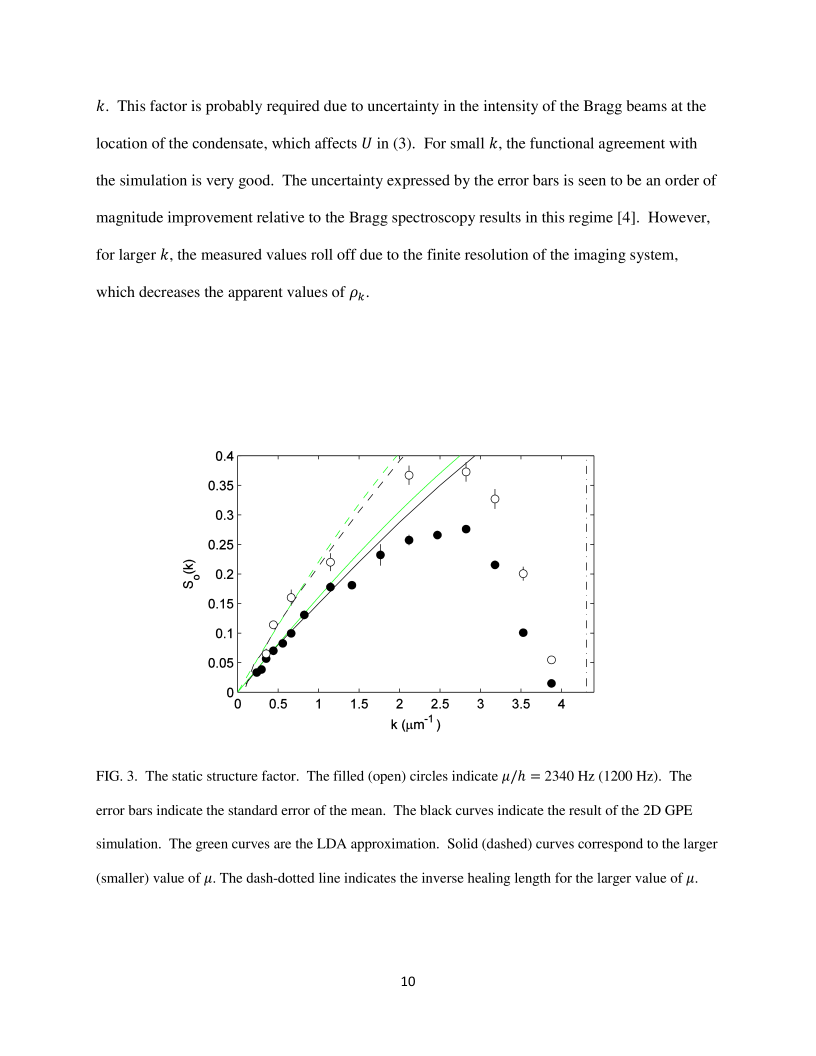
#> input picture formal/external_evidence/bec_bragg_shammass_2012/page_renders/page10_z4.png, 2448 x 3168 px (shown at 1/3 size)
$ python -i ovbm02_linewidth_quadrature_composition_digitized.py   (imports and definitions only)
#> lines starting #> are read from the running program, lines starting #| are printed output that depends on the picture; after the words box and inside, x2 and y2 are one past the last pixel; in counts of white or black regions, pixels touching at a corner belong together
"""OV-BM-02 (numeric): minimal digitized linewidth vs peak-density dataset (computed lock).

Purpose
- Provide a smallest-acceptable numeric digitization target for OV-BM-02 under BM-DIG-01.

Scope / limits
- Benchmark-only numeric ingestion: no validation claim.
- No fitting, no regime averaging, no continuity claim, no cross-observable inference.

Design
- Deterministic: digitizes markers from a pinned PNG render of the Stenger (1999) PDF page.
- Writes a frozen CSV + JSON metadata wrapper under formal/external_evidence.

Digitization target (BM-DIG-01 compliant)
- Paper: Stenger et al. (1999)
- Figure: Fig. 3 (panel b)
- Series: triangles_only (one series only)
- Axes:
  - x: Peak Density [1e14 cm^-3], range [0, 5]
  - y: Width [kHz], range [0, 4]

Note
- Fig. 3(b) also includes model component curves; this minimal pass digitizes only one
  experimental series to stress-test numeric ingestion determinism.
"""

from __future__ import annotations

from dataclasses import dataclass
import hashlib
import json
import math
from pathlib import Path
from formal.python.meta.repo_environment import find_repo_root
from typing import Any

import numpy as np
from PIL import Image
from scipy import ndimage


def _sha256_json(payload: object) -> str:
    b = json.dumps(payload, sort_keys=True, separators=(",", ":"), ensure_ascii=True).encode("utf-8")
    return hashlib.sha256(b).hexdigest()


# [6 lines left out: function _sha256_file, not called in this run]


def _sha256_text(text: str) -> str:
    return hashlib.sha256(text.encode("utf-8")).hexdigest()


def _to_gray(img: np.ndarray) -> np.ndarray:
    if img.ndim != 3 or img.shape[2] != 3:
        raise ValueError("expected RGB image")
    r = img[:, :, 0].astype(np.float32)
    g = img[:, :, 1].astype(np.float32)
    b = img[:, :, 2].astype(np.float32)
    return (0.2126 * r + 0.7152 * g + 0.0722 * b).astype(np.float32)


@dataclass(frozen=True)
class PlotBox:
    left: int
    right: int
    top: int
    bottom: int

    def width(self) -> int:
        return int(self.right - self.left)

    def height(self) -> int:
        return int(self.bottom - self.top)


def _find_plot_box(gray: np.ndarray, *, dark_threshold: int = 100) -> PlotBox:
    """Heuristically locate the plot axes box inside a cropped panel image."""

    H, W = gray.shape
    dark = gray < float(dark_threshold)

    # Candidate x-axis: strongest horizontal dark density in the lower 40%.
    y0 = int(0.55 * H)
    row_scores = dark[y0:, :].mean(axis=1)
    y_axis = int(y0 + int(np.argmax(row_scores)))

    # Candidate y-axis: strongest vertical dark density in the left 40%.
    x1 = int(0.45 * W)
    col_scores = dark[:, :x1].mean(axis=0)
    x_axis = int(np.argmax(col_scores))

    # Estimate bounds from the axis lines.
    row = dark[y_axis, :]
    xs = np.where(row)[0]
    if xs.size == 0:
        raise RuntimeError("Could not detect x-axis line")
    right = int(np.percentile(xs, 99.0))

    col = dark[:, x_axis]
    ys = np.where(col)[0]
    if ys.size == 0:
        raise RuntimeError("Could not detect y-axis line")
    top = int(np.percentile(ys, 1.0))

    left = int(x_axis + 1)
    bottom = int(y_axis - 1)

    # Pad inward to avoid axis ink / labels.
    pad_x = max(2, int(0.008 * W))
    pad_y = max(2, int(0.01 * H))

    left = min(max(left + pad_x, 0), W - 2)
    right = min(max(right - pad_x, left + 2), W - 1)
    top = min(max(top + pad_y, 0), bottom - 2)
    bottom = min(max(bottom - pad_y, top + 2), H - 1)

    if (right - left) < 200 or (bottom - top) < 200:
        raise RuntimeError(f"Detected plot box too small: left={left} right={right} top={top} bottom={bottom}")

    return PlotBox(left=left, right=right, top=top, bottom=bottom)


def _extract_triangle_markers(
    rgb: np.ndarray,
    *,
    panel_crop: tuple[int, int, int, int],
    plot_dark_threshold: int = 140,
) -> tuple[PlotBox, list[tuple[float, float]]]:
    """Extract triangle-marker centers from the specified panel crop.

    Returns
    - plot box in full-image coordinates
    - list of (cx, cy) pixel centers in full-image coordinates

    Heuristic rationale
    - On the Stenger (1999) Fig. 3(b) page render, triangles have a smaller
      connected-component area than the circles; we use an area gate to select
      a single series (triangles_only).
    """

    x0, y0, x1, y1 = (int(panel_crop[0]), int(panel_crop[1]), int(panel_crop[2]), int(panel_crop[3]))
    if x0 < 0 or y0 < 0 or x1 <= x0 or y1 <= y0:
        raise ValueError("invalid panel_crop")

    panel = rgb[y0:y1, x0:x1]
    gray_panel = _to_gray(panel)
    plot_local = _find_plot_box(gray_panel, dark_threshold=100)

    # Convert plot box to full-image coordinates.
    plot = PlotBox(
        left=int(plot_local.left + x0),
        right=int(plot_local.right + x0),
        top=int(plot_local.top + y0),
        bottom=int(plot_local.bottom + y0),
    )

    gray = _to_gray(rgb)
    sub = gray[plot.top : plot.bottom, plot.left : plot.right]

    mask = sub < float(plot_dark_threshold)
    # Light opening to reduce single-pixel noise.
    mask = ndimage.binary_opening(mask, structure=np.ones((2, 2), dtype=bool), iterations=1)

    lbl, n = ndimage.label(mask)
    if n <= 0:
        return plot, []

    pts: list[tuple[float, float]] = []
    slices = ndimage.find_objects(lbl)
    for idx, sl in enumerate(slices, start=1):
        if sl is None:
            continue
        ys, xs = sl
        comp = lbl[ys, xs] == idx

        area = int(comp.sum())
        # Triangle markers (filled) are smaller on the canonical render.
        if area < 40 or area > 50:
            continue

        h = int(ys.stop - ys.start)
        w = int(xs.stop - xs.start)
        if h <= 1 or w <= 1:
            continue

        ar = float(w) / float(h)
        if ar < 0.75 or ar > 1.35:
            continue

        fill_ratio = float(area) / float(h * w)
        if fill_ratio < 0.12:
            continue

        er = ndimage.binary_erosion(comp)
        boundary = comp & (~er)
        perim = float(int(boundary.sum()))
        if perim <= 0.0:
            continue

        circularity = float(4.0 * math.pi * float(area) / (perim * perim))
        # Coarse filter: reject line fragments.
        if circularity < 0.50 or circularity > 1.20:
            continue

        yy, xx = np.nonzero(comp)
        cx = float(xx.mean()) + float(xs.start) + float(plot.left)
        cy = float(yy.mean()) + float(ys.start) + float(plot.top)
        pts.append((cx, cy))

    pts.sort(key=lambda t: (t[0], t[1]))
    return plot, pts


# [13 lines left out: function _pixel_to_data, not called in this run]


def _digitized_points_from_png(png_path: Path) -> list[dict[str, float]]:
    rgb = np.array(Image.open(png_path).convert("RGB"))
#> rgb is the input picture: shape (3168, 2448, 3); mean R, G, B 249.7, 249.8, 249.7
    H, W, _ = rgb.shape

    # Page layout: Fig. 3 has panels a/b/c; panel b occupies the middle band.
    panel_b_crop = (0, int(0.28 * H), W, int(0.62 * H))

    plot, pts = _extract_triangle_markers(rgb, panel_crop=panel_b_crop)
#> in _extract_triangle_markers, `panel = rgb[y0:y1, x0:x1]`:
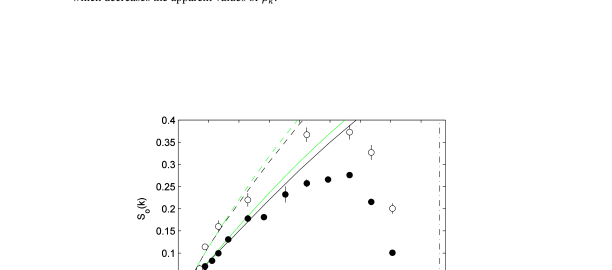
#> panel: shape (1077, 2448, 3) (shown at 1/4 size); mean R, G, B 252.6, 252.8, 252.6
#> in _find_plot_box, `dark = gray < float(dark_threshold)`:
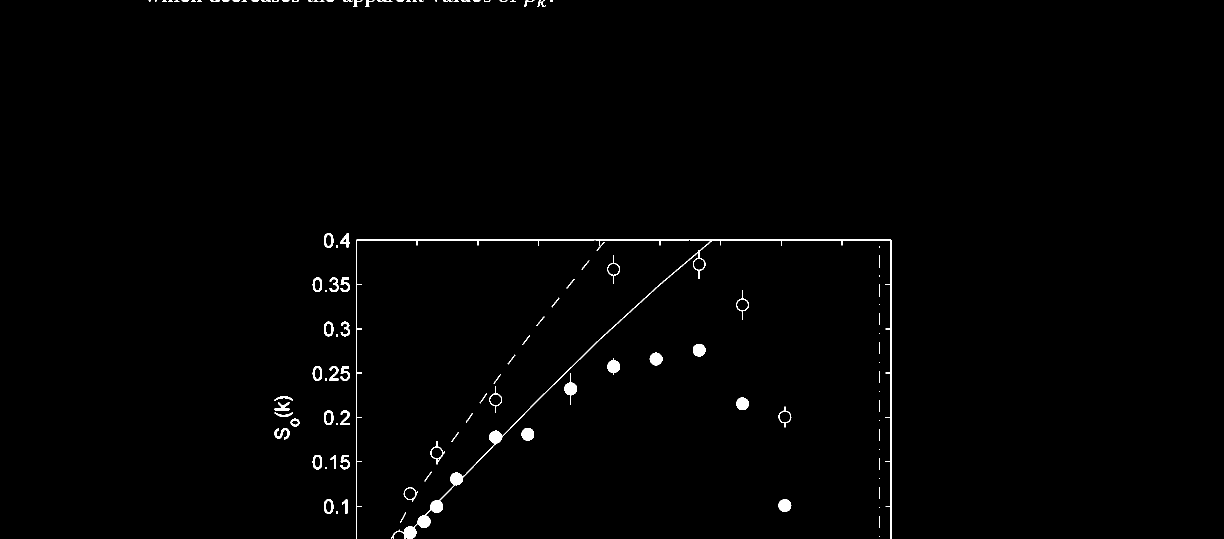
#> dark: shape (1077, 2448) bool (shown at 1/2 size); 0.82% white; 117 white regions (21 under 20 px), largest, box (x1, y1, x2, y2) and area: (712, 479, 1783, 1077) 9158, (1129, 746, 1154, 810) 550, (1214, 717, 1240, 749) 528
#> in _find_plot_box, `row_scores = dark[y0:, :].mean(axis=1)`: row_scores = 485 values, max 0.0355 at index 420, min 0.00245 at index 263, mean 0.0128
#> in _find_plot_box, `y_axis = int(y0 + int(np.argmax(row_scores)))`: y_axis = 1012
#> in _find_plot_box, `col_scores = dark[:, :x1].mean(axis=0)`: col_scores = 1101 values, max 0.567 at index 712, min 0 at index 0, mean 0.0114
#> in _find_plot_box, `x_axis = int(np.argmax(col_scores))`: x_axis = 712
#> in _find_plot_box, `xs = np.where(row)[0]`: xs = 87 values from 648 to 1782
#> in _find_plot_box, `right = int(np.percentile(xs, 99.0))`: right = 1781
#> in _find_plot_box, `ys = np.where(col)[0]`: ys = 611 values from 0 to 1076
#> in _find_plot_box, `top = int(np.percentile(ys, 1.0))`: top = 6
#> in _find_plot_box, `left = int(x_axis + 1)`: left = 713
#> in _find_plot_box, `bottom = int(y_axis - 1)`: bottom = 1011
#> in _find_plot_box, `left = min(max(left + pad_x, 0), W - 2)`: left = 732
#> in _find_plot_box, `right = min(max(right - pad_x, left + 2), W - 1)`: right = 1762
#> in _find_plot_box, `top = min(max(top + pad_y, 0), bottom - 2)`: top = 16
#> in _find_plot_box, `bottom = min(max(bottom - pad_y, top + 2), H - 1)`: bottom = 1001
#> in _extract_triangle_markers, `sub = gray[plot.top : plot.bottom, plot.left : plot.right]`:
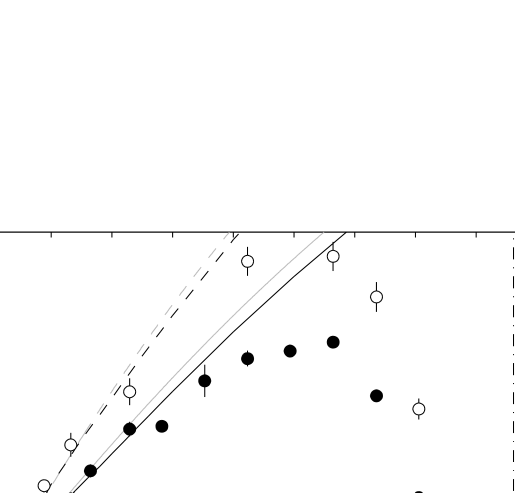
#> sub: shape (985, 1030) float32 (shown at 1/2 size); min 0, max 255, mean 252.1
#> in _extract_triangle_markers, `mask = sub < float(plot_dark_threshold)`:
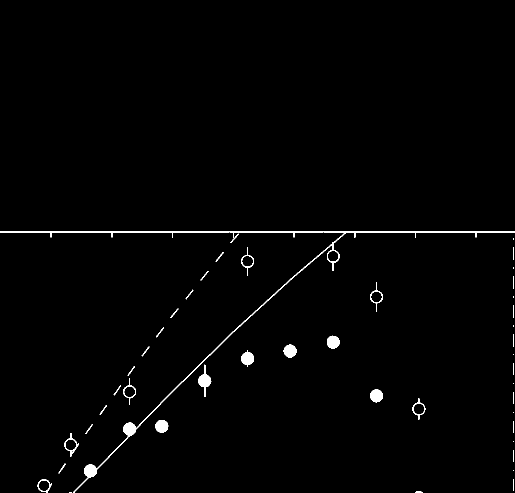
#> mask: shape (985, 1030) bool (shown at 1/2 size); 1.2% white; 45 white regions (10 under 20 px), largest, box (x1, y1, x2, y2) and area: (0, 463, 1030, 985) 6028, (396, 729, 423, 794) 639, (482, 701, 508, 733) 538
#> in _extract_triangle_markers, `lbl, n = ndimage.label(mask)`: n = 46
#> in _extract_triangle_markers, `slices = ndimage.find_objects(lbl)`: slices = 46 items
#> the loop in _extract_triangle_markers, `for idx, sl in enumerate(slices, start=1):` made 46 passes
#> area on passes 1, 2, 3, 4, 6, 8, 12, 16: 1426, 596, 4003, 51, 223, 51, 231, 51
#> pass 3, in _extract_triangle_markers, `comp = lbl[ys, xs] == idx`:
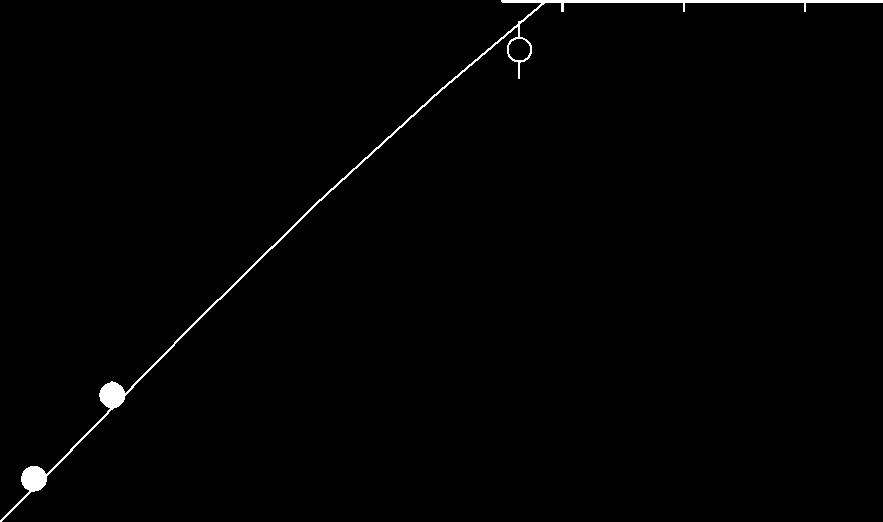
#> comp: shape (522, 883) bool; 0.87% white; 1 white region, box (x1, y1, x2, y2) and area: (0, 0, 883, 522) 4003
#> after the loop in _extract_triangle_markers, `for idx, sl in enumerate(slices, start=1):`: pts = []
#> pts = []
    if len(pts) != 8:
#> (the run stopped early here; a loop or call above may not have finished)

$ run again, on formal/external_evidence/bec_bragg_shammass_2012/page_renders/page11_z4.png
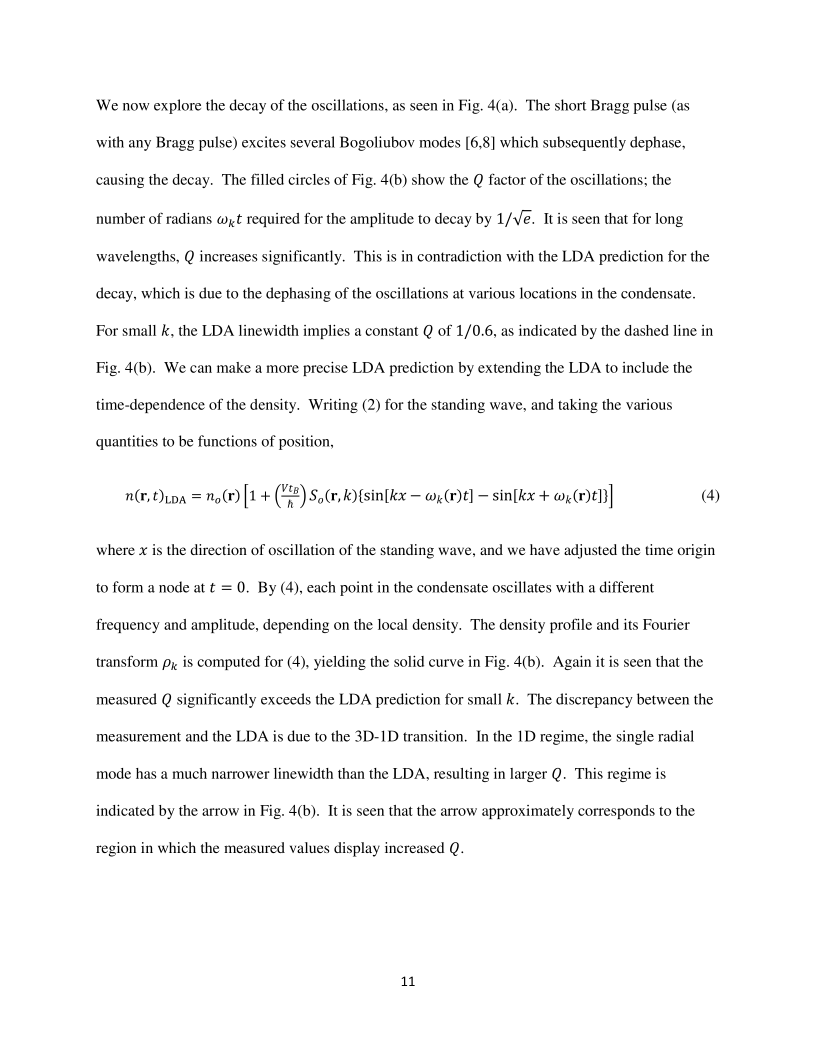
#> input picture formal/external_evidence/bec_bragg_shammass_2012/page_renders/page11_z4.png, 2448 x 3168 px (shown at 1/3 size)
#> in _digitized_points_from_png, rgb is the input picture: shape (3168, 2448, 3); min 0, max 255, mean 246.6
#> in _find_plot_box, `dark = gray < float(dark_threshold)`:
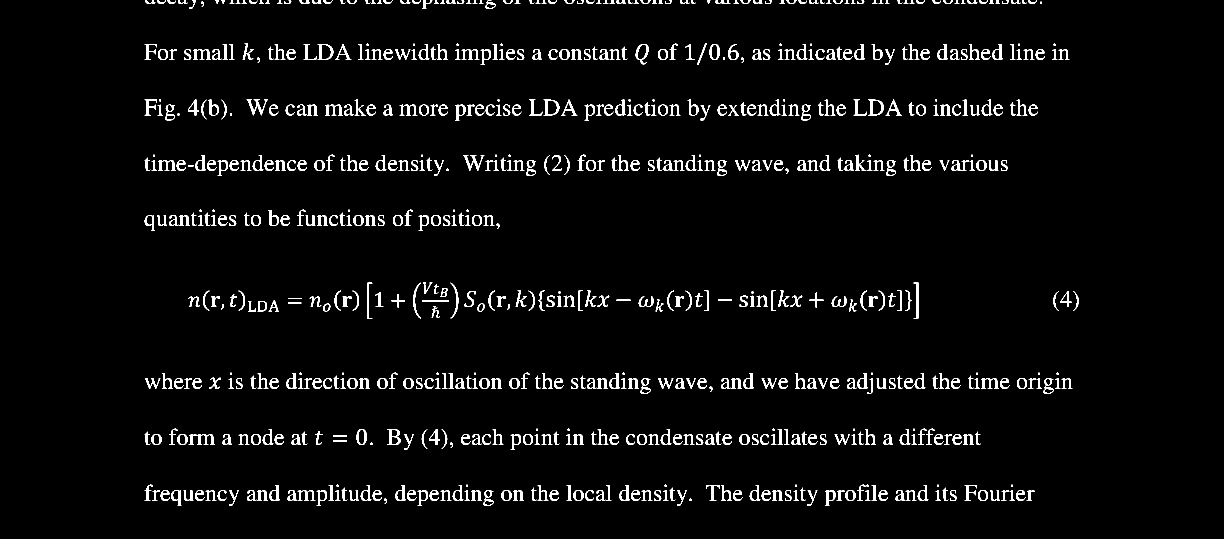
#> dark: shape (1077, 2448) bool (shown at 1/2 size); 3.7% white; 702 white regions (56 under 20 px), largest, box (x1, y1, x2, y2) and area: (493, 199, 536, 231) 410, (926, 310, 969, 342) 410, (635, 88, 667, 120) 356
#> row_scores = 485 values, max 0.349 at index 409, min 0 at index 45, mean 0.0391
#> y_axis = 1001
#> col_scores = 1101 values, max 0.178 at index 736, min 0 at index 0, mean 0.0398
#> x_axis = 736
#> xs = 855 values from 289 to 2063
#> in _find_plot_box, `right = int(np.percentile(xs, 99.0))`: right = 2054
#> ys = 192 values from 6 to 1001
#> in _find_plot_box, `top = int(np.percentile(ys, 1.0))`: top = 80
#> in _find_plot_box, `left = int(x_axis + 1)`: left = 737
#> in _find_plot_box, `bottom = int(y_axis - 1)`: bottom = 1000
#> in _find_plot_box, `left = min(max(left + pad_x, 0), W - 2)`: left = 756
#> in _find_plot_box, `right = min(max(right - pad_x, left + 2), W - 1)`: right = 2035
#> in _find_plot_box, `top = min(max(top + pad_y, 0), bottom - 2)`: top = 90
#> in _find_plot_box, `bottom = min(max(bottom - pad_y, top + 2), H - 1)`: bottom = 990
#> r: shape (3168, 2448) float32
#> in _extract_triangle_markers, `lbl, n = ndimage.label(mask)`:
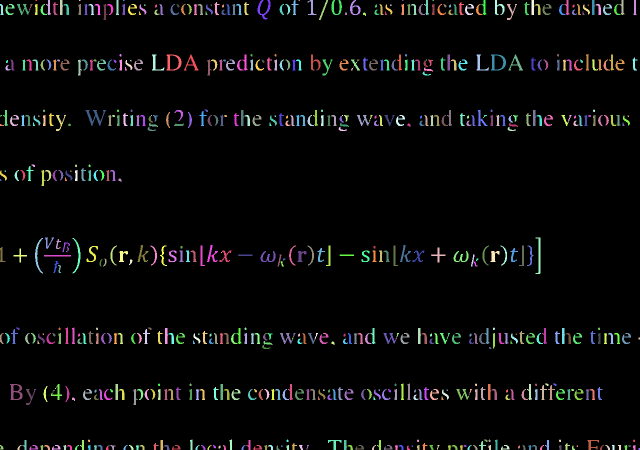
#> lbl: shape (900, 1279) int32 (shown at 1/2 size); 696 distinct labels, from 0 to 695; one colour per label, 0 black
#> n = 695
#> slices = 695 items
#> the loop in _extract_triangle_markers, `for idx, sl in enumerate(slices, start=1):` made 695 passes
#> area on passes 2, 3, 5: 135, 152, 125
#> after the loop in _extract_triangle_markers, `for idx, sl in enumerate(slices, start=1):`: pts = [(759, 1871.7), (981.5, 1870.7), (1018.8, 1871.5), (1162.8, 1871.5), (1357.9, 1871), (1618.9, 1871), (1706.8, 1871.5), (1971.8, 1871.5)]
#> rounded_pixels = 8 items
#> the loop in _digitized_points_from_png, `for cx, cy in pts:` made 8 passes
